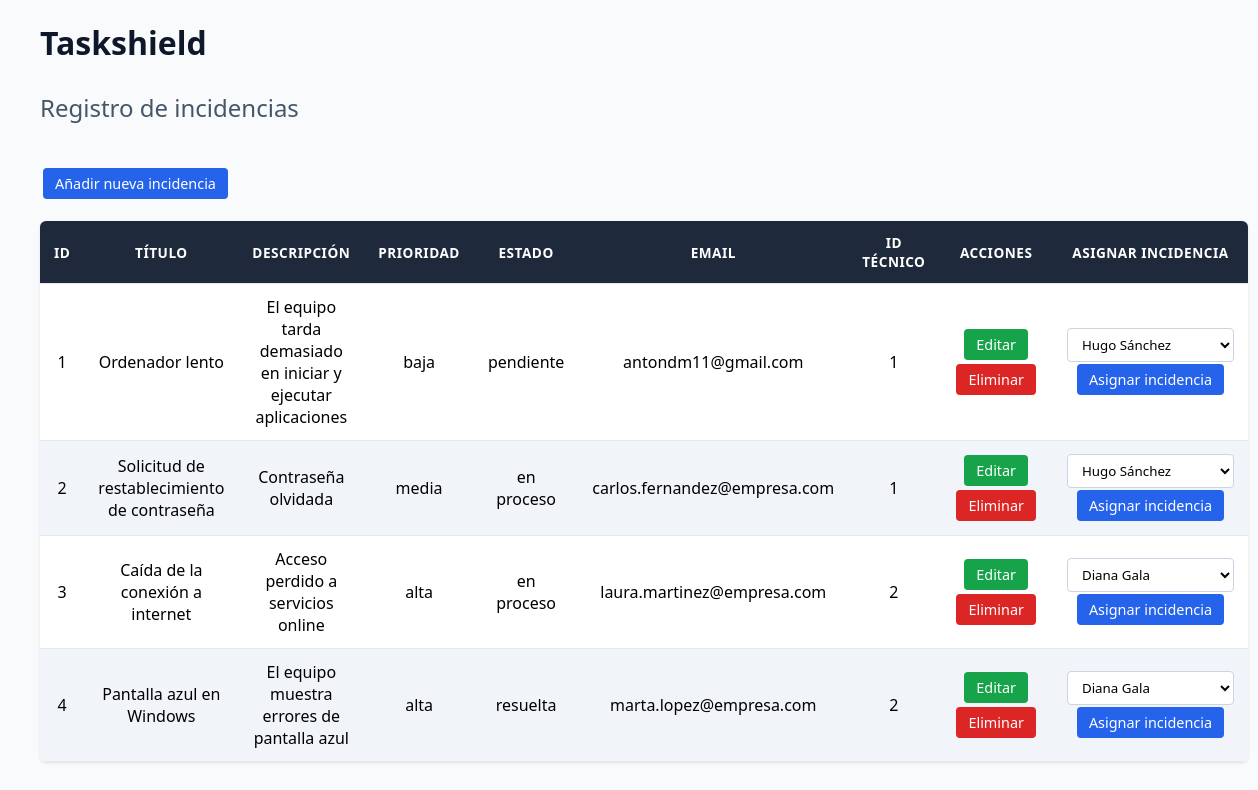
The page / on the database its author committed.
### tables this page shows
CREATE TABLE incidencia(
    id INT NOT NULL PRIMARY KEY AUTO_INCREMENT,
    titulo VARCHAR(256) NOT NULL,
    descripcion VARCHAR(512) NOT NULL,
    prioridad ENUM('baja', 'media', 'alta') NOT NULL DEFAULT "media",  
    estado ENUM('pendiente', 'en proceso', 'resuelta') NOT NULL DEFAULT "pendiente",  
    email VARCHAR(256) NOT NULL,
     
     
     
    
     
    id_tecnico INT,
    FOREIGN KEY (id_tecnico) REFERENCES tecnico(id)
);

CREATE TABLE tecnico(
    id INT NOT NULL PRIMARY KEY AUTO_INCREMENT,
    nombre VARCHAR (64) NOT NULL,
    tareas_activas INT
);

### index.php (the view, shortened to what this page needs)
<?php
    require_once __DIR__ . '/includes/conexion.php';
?>
<!DOCTYPE html>
<html lang="en">
<head>
    <link rel="stylesheet" href="styles/styles.css">
</head>
<body>
    <h1>Taskshield</h1>
    <br>
    <h2>Registro de incidencias</h2>
    <br>
    <a href="nueva_incidencia.php"><button type="button">Añadir nueva incidencia</button></a>
    <table id="tabla" style="width:100%">
        <thead>
            <tr>
                <th>ID</th>
                <th>Título</th>
                <th>Descripción</th>
                <th>Prioridad</th>
                <th>Estado</th>
                <th>Email</th>
                <th>ID Técnico</th>
                <th class="botones">Acciones</th>
                <th>Asignar incidencia</th>
            </tr>
        </thead>
        <tbody>
        <?php
            try{
                $consultaIncidencias = $pdo->prepare('SELECT id, titulo, descripcion, prioridad, estado, email, id_tecnico FROM incidencia ORDER BY id ASC' );
                $consultaIncidencias->execute();
                $incidencias = $consultaIncidencias->fetchAll(PDO::FETCH_ASSOC);
                $consultaTecnicos = $pdo->prepare('SELECT id, nombre FROM tecnico ORDER BY id ASC');
                $consultaTecnicos->execute();
                $tecnicos = $consultaTecnicos->fetchAll(PDO::FETCH_ASSOC);
            }catch(PDOException $e){
                error_log('Error al recuperar datos: ' . $e->getMessage());
                echo htmlspecialchars("No se han podido recuperar los datos. Inténtalo de nuevo. ", ENT_QUOTES, 'UTF-8');
            }
            if (!empty($incidencias)){
                foreach ($incidencias as $fila){
                    ?> <tr>
                        <td><?= htmlspecialchars($fila["id"], ENT_QUOTES, 'UTF-8') ?></td>
                        <td><?= htmlspecialchars($fila["titulo"], ENT_QUOTES, 'UTF-8') ?></td>
                        <td><?= htmlspecialchars($fila["descripcion"], ENT_QUOTES, 'UTF-8') ?></td>
                        <td><?= htmlspecialchars($fila["prioridad"], ENT_QUOTES, 'UTF-8') ?></td>
                        <td><?= htmlspecialchars($fila["estado"], ENT_QUOTES, 'UTF-8') ?></td>
                        <td><?= htmlspecialchars($fila["email"], ENT_QUOTES, 'UTF-8') ?></td>
                        <td><?= htmlspecialchars($fila["id_tecnico"], ENT_QUOTES, 'UTF-8') ?></td>
                        <td>
                            <a href="editar_incidencia.php?id=<?= htmlspecialchars($fila['id'], ENT_QUOTES, 'UTF-8') ?>"><button type="button" class="editar">Editar</button></a>
                            <a href="eliminar_incidencia.php?id=<?= htmlspecialchars($fila['id'], ENT_QUOTES, 'UTF-8') ?>"><button type="button" class="eliminar">Eliminar</button></a>
                        </td>
                        <td>
                            <form action="asignar_incidencia.php" method="POST">
                                <select name="id_tecnico" required>
                                    <?php foreach ($tecnicos as $tec){ ?>
                                        <option value="<?= htmlspecialchars($tec['id'], ENT_QUOTES, 'UTF-8') ?>"
                                            <?= ($fila['id_tecnico'] == $tec['id']) ? 'selected' : '' ?>>
                                            <?= htmlspecialchars($tec['nombre'], ENT_QUOTES, 'UTF-8') ?>
                                        </option>
                                    <?php } ?>
                                </select>
                                <button type="submit">Asignar incidencia</button>
                            </form>
                        </td>
                    </tr>
                    <?php }
            }
            else{
                ?> <tr>
                    <td colspan="10"><?= htmlspecialchars("No se encontraron incidencias en proceso", ENT_QUOTES, 'UTF-8') ?></td>
                    </tr>
            <?php
            }
        ?>
        </tbody>
    </table>
</body>
</html>

### styles/styles.css (style rules this page uses)
body { font-family: 'Segoe UI', Tahoma, Geneva, Verdana, sans-serif; background-color: #f8fafc; color: #000000; margin: 20px 40px; }
h1 { color: #0f172a; margin-bottom: 5px; }
h2 { color: #475569; margin-top: 0; font-weight: 500; }
#tabla { width: 100%; border-collapse: collapse; background-color: #ffffff; box-shadow: 0 1px 3px rgba(0, 0, 0, 0.1); margin-top: 20px; border-radius: 6px; overflow: hidden; text-align: center; }
#tabla th, #tabla td { padding: 12px 14px; text-align: center; vertical-align: middle; border-bottom: 1px solid #e2e8f0; }
#tabla thead th { background-color: #1e293b; color: #ffffff; font-weight: 600; text-transform: uppercase; font-size: 0.85rem; letter-spacing: 0.5px; }
#tabla tbody tr:nth-child(even) { background-color: #f1f5f9; }
button { font-family: inherit; padding: 6px 12px; border: none; border-radius: 4px; cursor: pointer; font-size: 0.9rem; margin: 2px 3px; transition: background-color 0.2s ease, opacity 0.2s ease; }
a button, button[type="submit"] { background-color: #2563eb; color: #ffffff; }
button.editar, a button.editar { background-color: #16a34a; color: #ffffff; }
button.eliminar, a button.eliminar { background-color: #dc2626; color: #ffffff; }
select { padding: 6px 10px; border: 1px solid #cbd5e1; border-radius: 4px; font-family: inherit; background-color: #ffffff; }

### rows shown on the page
incidencia: id "1", titulo "Ordenador lento", descripcion "El equipo tarda demasiado en iniciar y ejecutar aplicaciones", prioridad "baja", estado "pendiente", email "antondm11@gmail.com", id_tecnico "1", id_tecnico "Hugo Sánchez"
incidencia: id "2", titulo "Solicitud de restablecimiento de contraseña", descripcion "Contraseña olvidada", prioridad "media", estado "en proceso", email "carlos.fernandez@empresa.com", id_tecnico "1", id_tecnico "Hugo Sánchez"
incidencia: id "3", titulo "Caída de la conexión a internet", descripcion "Acceso perdido a servicios online", prioridad "alta", estado "en proceso", email "laura.martinez@empresa.com", id_tecnico "2", id_tecnico "Diana Gala"
incidencia: id "4", titulo "Pantalla azul en Windows", descripcion "El equipo muestra errores de pantalla azul", prioridad "alta", estado "resuelta", email "marta.lopez@empresa.com", id_tecnico "2", id_tecnico "Diana Gala"
